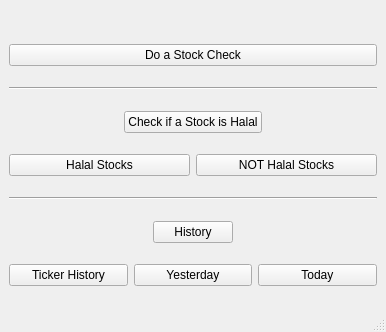
<?xml version="1.0" encoding="UTF-8"?>
<ui version="4.0">
 <class>mainWindow</class>
 <widget class="QMainWindow" name="mainWindow">
  <property name="enabled">
   <bool>true</bool>
  </property>
  <property name="geometry">
   <rect>
    <x>0</x>
    <y>0</y>
    <width>386</width>
    <height>332</height>
   </rect>
  </property>
  <property name="windowTitle">
   <string>Stock Watchlist &amp; Logger</string>
  </property>
  <widget class="QWidget" name="centralwidget">
   <layout class="QVBoxLayout" name="verticalLayout_2">
    <item>
     <layout class="QVBoxLayout" name="verticalLayout">
      <item>
       <spacer name="verticalSpacer">
        <property name="orientation">
         <enum>Qt::Vertical</enum>
        </property>
        <property name="sizeType">
         <enum>QSizePolicy::Minimum</enum>
        </property>
        <property name="sizeHint" stdset="0">
         <size>
          <width>20</width>
          <height>20</height>
         </size>
        </property>
       </spacer>
      </item>
      <item>
       <widget class="QPushButton" name="stockCheck_button">
        <property name="text">
         <string>Do a Stock Check</string>
        </property>
       </widget>
      </item>
      <item>
       <widget class="Line" name="line">
        <property name="orientation">
         <enum>Qt::Horizontal</enum>
        </property>
       </widget>
      </item>
      <item>
       <layout class="QHBoxLayout" name="horizontalLayout_2">
        <item>
         <spacer name="horizontalSpacer">
          <property name="orientation">
           <enum>Qt::Horizontal</enum>
          </property>
          <property name="sizeHint" stdset="0">
           <size>
            <width>40</width>
            <height>20</height>
           </size>
          </property>
         </spacer>
        </item>
        <item>
         <widget class="QPushButton" name="pushButton_4">
          <property name="text">
           <string>Check if a Stock is Halal</string>
          </property>
         </widget>
        </item>
        <item>
         <spacer name="horizontalSpacer_2">
          <property name="orientation">
           <enum>Qt::Horizontal</enum>
          </property>
          <property name="sizeHint" stdset="0">
           <size>
            <width>40</width>
            <height>20</height>
           </size>
          </property>
         </spacer>
        </item>
       </layout>
      </item>
      <item>
       <layout class="QHBoxLayout" name="horizontalLayout">
        <item>
         <widget class="QPushButton" name="pushButton_3">
          <property name="text">
           <string>Halal Stocks</string>
          </property>
         </widget>
        </item>
        <item>
         <widget class="QPushButton" name="pushButton_2">
          <property name="text">
           <string>NOT Halal Stocks</string>
          </property>
         </widget>
        </item>
       </layout>
      </item>
      <item>
       <widget class="Line" name="line_2">
        <property name="orientation">
         <enum>Qt::Horizontal</enum>
        </property>
       </widget>
      </item>
      <item>
       <layout class="QHBoxLayout" name="horizontalLayout_6">
        <item>
         <spacer name="horizontalSpacer_4">
          <property name="orientation">
           <enum>Qt::Horizontal</enum>
          </property>
          <property name="sizeHint" stdset="0">
           <size>
            <width>40</width>
            <height>20</height>
           </size>
          </property>
         </spacer>
        </item>
        <item>
         <widget class="QPushButton" name="pushButton_5">
          <property name="text">
           <string>History</string>
          </property>
         </widget>
        </item>
        <item>
         <spacer name="horizontalSpacer_3">
          <property name="orientation">
           <enum>Qt::Horizontal</enum>
          </property>
          <property name="sizeHint" stdset="0">
           <size>
            <width>40</width>
            <height>20</height>
           </size>
          </property>
         </spacer>
        </item>
       </layout>
      </item>
      <item>
       <layout class="QHBoxLayout" name="horizontalLayout_5">
        <property name="sizeConstraint">
         <enum>QLayout::SetDefaultConstraint</enum>
        </property>
        <item>
         <widget class="QPushButton" name="pushButton_8">
          <property name="text">
           <string>Ticker History</string>
          </property>
         </widget>
        </item>
        <item>
         <widget class="QPushButton" name="pushButton_7">
          <property name="text">
           <string>  Yesterday  </string>
          </property>
         </widget>
        </item>
        <item>
         <widget class="QPushButton" name="pushButton_6">
          <property name="text">
           <string>    Today    </string>
          </property>
         </widget>
        </item>
       </layout>
      </item>
     </layout>
    </item>
   </layout>
  </widget>
  <widget class="QMenuBar" name="menubar">
   <property name="geometry">
    <rect>
     <x>0</x>
     <y>0</y>
     <width>386</width>
     <height>24</height>
    </rect>
   </property>
  </widget>
  <widget class="QStatusBar" name="statusbar"/>
  <action name="actionDo_a_Stock_Check">
   <property name="text">
    <string>Do a Stock Check</string>
   </property>
   <property name="shortcut">
    <string>1</string>
   </property>
  </action>
 </widget>
 <resources/>
 <connections/>
</ui>
